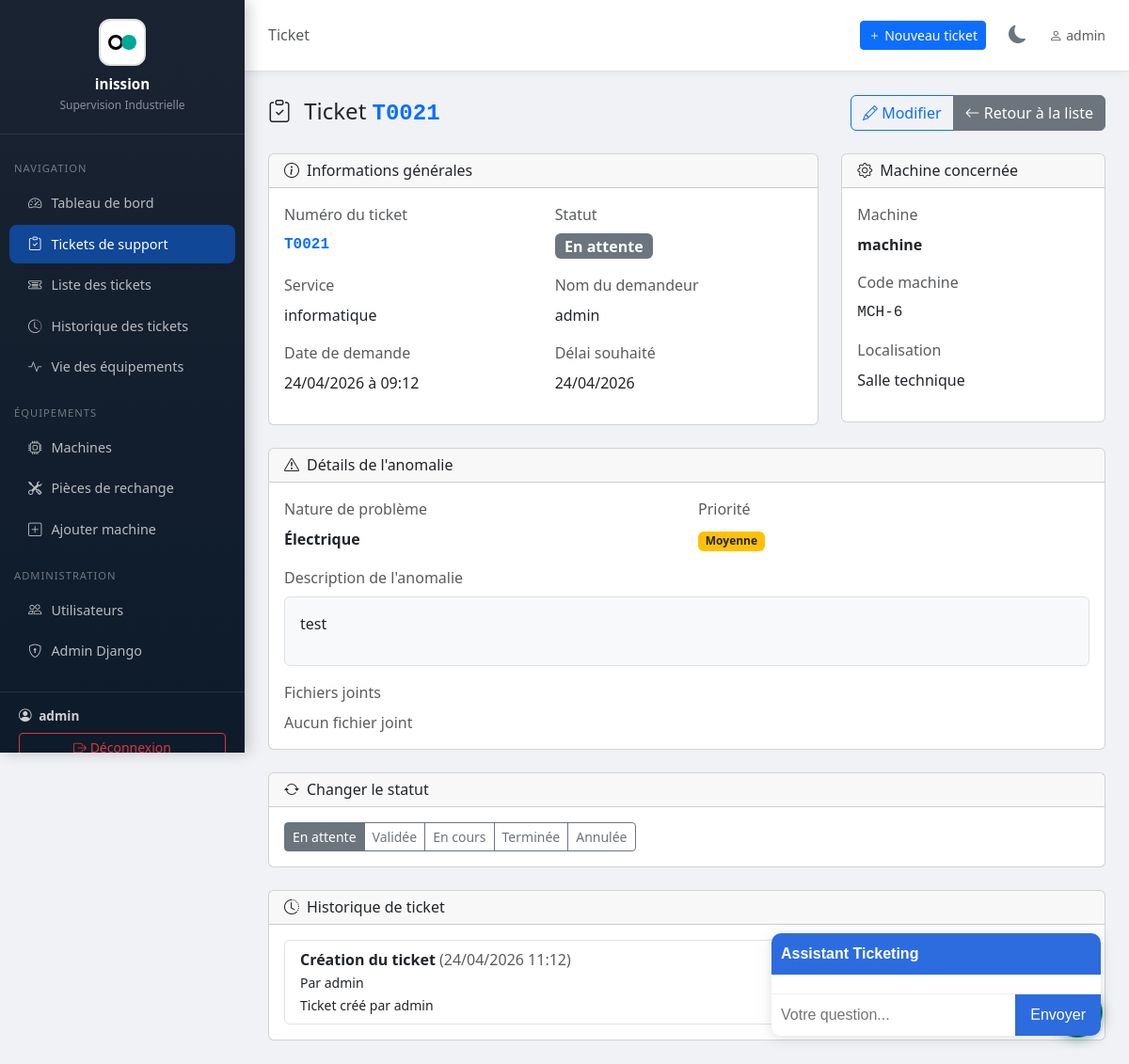
Before: /demandes/21/ (signed in) with the older database file.
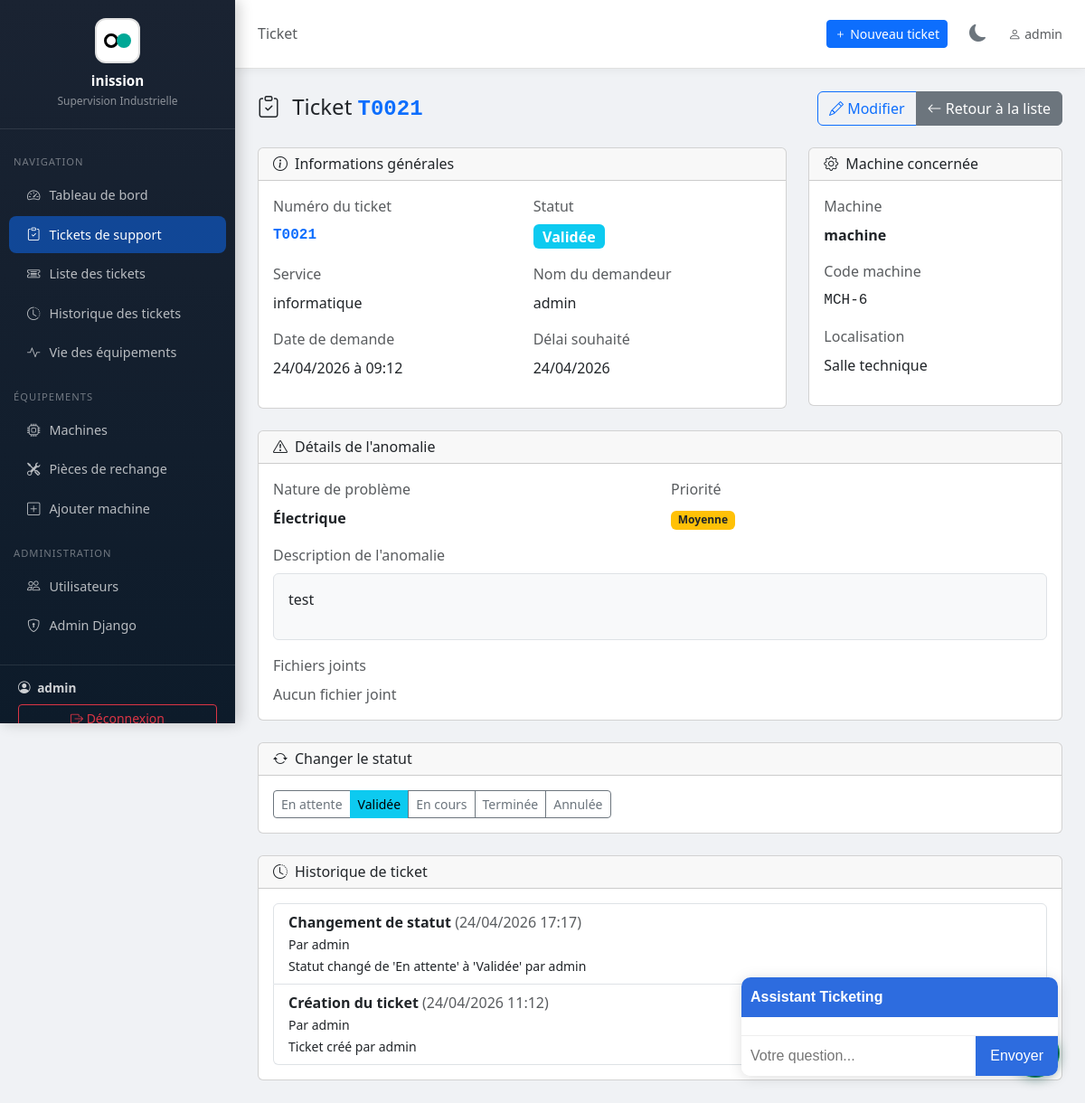
After: the same page with the newer database file.
### tickets/models.py (models this page shows, shortened)
class TicketSupport(models.Model):
    titre = models.CharField(max_length=200, verbose_name="Titre du ticket", default="Sans titre")
    CATEGORIE_CHOICES = [
        ('industrielle', 'Industrielle'),
        ('informatique', 'Informatique'),
    ]
    categorie = models.CharField(max_length=30, choices=CATEGORIE_CHOICES, verbose_name="Catégorie", default='industrielle')
    type_panne = models.CharField(max_length=100, verbose_name="Type de panne", default="Non renseigné")
    PRIORITE_CHOICES = [
        ('basse', 'Basse'),
        ('moyenne', 'Moyenne'),
        ('haute', 'Haute'),
    ]
    priorite = models.CharField(max_length=10, choices=PRIORITE_CHOICES, verbose_name="Priorité", default='moyenne')
    """Modèle pour les tickets de support"""
    NATURE_ANOMALIE_CHOICES = [
        ('mecanique', 'Mécanique'),
        ('electrique', 'Électrique'),
        ('hydraulique', 'Hydraulique'),
        ('pneumatique', 'Pneumatique'),
        ('informatique', 'Informatique'),
        ('autre', 'Autre'),
    ]
    STATUT_CHOICES = [
        ('en_attente', 'En attente'),
        ('validee', 'Validée'),
        ('en_cours', 'En cours'),
        ('terminee', 'Terminée'),
        ('annulee', 'Annulée'),
    ]
    numero_ticket = models.CharField(max_length=50, unique=True, verbose_name="N° de ticket")
    service_support = models.CharField(max_length=200, verbose_name="Service support")
    demandeur = models.CharField(max_length=200, verbose_name="Nom du demandeur")
    machine = models.ForeignKey(Machine, on_delete=models.CASCADE, verbose_name="Machine concernée")
    code_machine = models.CharField(max_length=100, verbose_name="Code machine")
    date_ticket = models.DateField(verbose_name="Date du ticket")
    heure_ticket = models.TimeField(verbose_name="Heure du ticket")
    delai_souhaite = models.DateField(null=True, blank=True, verbose_name="Délai souhaité")
    type_support = models.BooleanField(default=False, verbose_name="Curative (décocher) / Préventive (cocher)")
    description_probleme = models.TextField(verbose_name="Description du problème")
    nature_probleme = models.CharField(max_length=20, choices=NATURE_ANOMALIE_CHOICES, verbose_name="Nature du problème")
    visa_demandeur = models.CharField(max_length=200, blank=True, verbose_name="Visa du demandeur")
    statut = models.CharField(max_length=20, choices=STATUT_CHOICES, default='en_attente', verbose_name="Statut")
    spare_part = models.ForeignKey(SparePart, on_delete=models.SET_NULL, null=True, blank=True,
                                   related_name='tickets', verbose_name="Pièce détachée réservée")
    date_creation = models.DateTimeField(auto_now_add=True, verbose_name="Date de création")
    date_modification = models.DateTimeField(auto_now=True, verbose_name="Dernière modification")
    class Meta:
        verbose_name = "Ticket de support"
        verbose_name_plural = "Tickets de support"
        ordering = ['-date_creation']
    def get_statut_class(self):
        classes = {
            'en_attente': 'secondary',
            'validee': 'info',
            'en_cours': 'warning',
            'terminee': 'success',
            'annulee': 'danger',
        }
        return classes.get(self.statut, 'secondary')

class TicketHistory(models.Model):
    ticket = models.ForeignKey('TicketSupport', on_delete=models.CASCADE, related_name='histories')
    user = models.ForeignKey(User, on_delete=models.SET_NULL, null=True, blank=True)
    action = models.CharField(max_length=255)
    details = models.TextField(blank=True)
    date = models.DateTimeField(default=timezone.now)
    class Meta:
        ordering = ['-date']

class Machine(models.Model):
    nom = models.CharField(max_length=200, verbose_name="Nom de la machine")
    reference = models.CharField(max_length=100, unique=True, verbose_name="Référence")
    localisation = models.CharField(max_length=200, verbose_name="Localisation / Zone")
    description = models.TextField(blank=True, verbose_name="Description")
    actif = models.BooleanField(default=True, verbose_name="Active")
    date_installation = models.DateField(null=True, blank=True, verbose_name="Date d'installation")
    department = models.ForeignKey('Department', on_delete=models.SET_NULL, null=True, blank=True, verbose_name="Département associé")
    operator = models.ForeignKey('OperatorProfile', on_delete=models.SET_NULL, null=True, blank=True, verbose_name="Opérateur assigné")
    manuel_pdf = models.FileField(upload_to='machines/manuals/', blank=True, null=True, verbose_name="Manuel d'utilisation (PDF)")
    manuel_texte = models.TextField(blank=True, null=True, verbose_name="Manuel d'utilisation (texte)")
    class Meta:
        verbose_name = "Machine"
        verbose_name_plural = "Machines"
        ordering = ['nom']

### tickets/views.py (the view)
# urls.py: path('demandes/<int:pk>/', views.demande_detail, name='demande_detail'),
@login_required
def demande_detail(request, pk):
    from .models_ticket_file import TicketSupportFile
    from .models import TicketSupport
    ticket = get_object_or_404(TicketSupport.objects.select_related('machine'), pk=pk)
    fichiers = ticket.fichiers.all()
    context = {'demande': ticket, 'fichiers': fichiers}
    return render(request, 'tickets/demande_detail.html', context)

### tickets/templatetags/permissions.py (called while the page is built)
@register.filter
def is_admin_or_supervisor(user):
    if user.is_superuser or user.is_staff:
        return True
    profile = getattr(user, 'operatorprofile', None)
    return profile and profile.role == 'superviseur'

### tickets/templates/tickets/demande_detail.html (shortened to what the changed rows need)
{% extends 'tickets/base.html' %}
{% block content %}
<div class="row mb-4">
  <div class="col-12">
    <div class="d-flex justify-content-between align-items-center">
      <h4 class="mb-0">
        <i class="bi bi-clipboard-check me-2"></i>
        Ticket <span class="ticket-num">{{ demande.numero_ticket }}</span>
      </h4>
    </div>
  </div>
</div>
<div class="row mb-4">
  <div class="col-md-8">
    <div class="card">
      <div class="card-body">
        <div class="row">
          <div class="col-md-6 mb-3">
            <label class="form-label text-muted">Numéro du ticket</label>
            <div class="fw-bold ticket-num">{{ demande.numero_ticket }}</div>
          </div>
          <div class="col-md-6 mb-3">
            <div>
              <span class="badge bg-{{ demande.get_statut_class }} fs-6">
                {{ demande.get_statut_display }}
              </span>
            </div>
          </div>
          <div class="col-md-6 mb-3">
            <label class="form-label text-muted">Service</label>
            <div>{{ demande.service_support }}</div>
          </div>
          <div class="col-md-6 mb-3">
            <label class="form-label text-muted">Nom du demandeur</label>
            <div>{{ demande.demandeur }}</div>
          </div>
          <div class="col-md-6 mb-3">
            <label class="form-label text-muted">Date de demande</label>
            <div>{{ demande.date_ticket|date:"d/m/Y" }} à {{ demande.heure_ticket|time:"H:i" }}</div>
          </div>
          <div class="col-md-6 mb-3">
            <label class="form-label text-muted">Délai souhaité</label>
            <div>{{ demande.delai_souhaite|date:"d/m/Y"|default:"Non spécifié" }}</div>
          </div>
        </div>
      </div>
    </div>
  </div>
  <div class="col-md-4">
    <div class="card">
      <div class="card-body">
        <div class="mb-3">
          <label class="form-label text-muted">Machine</label>
          <div class="fw-bold">{{ demande.machine.nom }}</div>
        </div>
        <div class="mb-3">
          <label class="form-label text-muted">Code machine</label>
          <div class="font-monospace">{{ demande.code_machine }}</div>
        </div>
        <div class="mb-3">
          <label class="form-label text-muted">Localisation</label>
          <div>{{ demande.machine.localisation }}</div>
        </div>
      </div>
    </div>
  </div>
</div>
<div class="row mb-4">
  <div class="col-12">
    <div class="card">
      <div class="card-body">
        <div class="row mb-3">
          <div class="col-md-6">
            <label class="form-label text-muted">Nature de problème</label>
            <div class="fw-bold">{{ demande.get_nature_probleme_display }}</div>
          </div>
          <div class="col-md-6">
            <div>
              <span class="badge
                {% if demande.priorite == 'haute' %}bg-danger
                {% elif demande.priorite == 'moyenne' %}bg-warning text-dark
                {% else %}bg-success
                {% endif %}">
                {{ demande.get_priorite_display }}
              </span>
            </div>
          </div>
        </div>
        <div>
          <div class="border rounded p-3 bg-light mb-3">
            {{ demande.description_probleme|linebreaks }}
          </div>
        </div>
      </div>
    </div>
  </div>
</div>
<div class="row mb-4">
  <div class="col-12">
    <div class="card">
      <div class="card-body">
        <div class="btn-group" role="group">
          {% for statut_choice in demande.STATUT_CHOICES %}
          <a href="{% url 'demande_change_statut' demande.pk statut_choice.0 %}"
             class="btn btn-sm {% if demande.statut == statut_choice.0 %}btn-{{ demande.get_statut_class }}{% else %}btn-outline-secondary{% endif %} status-btn"
             onclick="return confirm('Changer le statut en &quot;{{ statut_choice.1 }}&quot; ?')">
            {{ statut_choice.1 }}
          </a>
          {% endfor %}
        </div>
      </div>
    </div>
  </div>
</div>
<div class="row">
  <div class="col-12">
    <div class="card">
      <div class="card-body">
        {% if demande.histories.exists %}
        <ul class="list-group">
          {% for hist in demande.histories.all %}
          <li class="list-group-item d-flex flex-column flex-md-row justify-content-between align-items-md-center py-2">
            <div>
              <span class="fw-bold">{{ hist.action }}</span>
              <span class="text-muted">({{ hist.date|date:"d/m/Y H:i" }})</span>
              <br>
              <small>
                {% if hist.user %}
                  Par {{ hist.user.get_full_name|default:hist.user.username }}
                {% else %}
                  Par Système
                {% endif %}
                {% if hist.details %}<br>{{ hist.details }}{% endif %}
              </small>
            </div>
          </li>
          {% endfor %}
        </ul>
        {% else %}
        <div class="text-muted">Aucune modification enregistrée.</div>
        {% endif %}
      </div>
    </div>
  </div>
</div>
{% endblock %}

Changed rows visible on the page:
changed TicketSupport "informatique": statut "En attente" → "Validée"
added TicketHistory: action "Changement de statut", date "24/04/2026 17:17", user.get_full_name "admin", details "Statut changé de 'En attente' à 'Validée' par admin"
